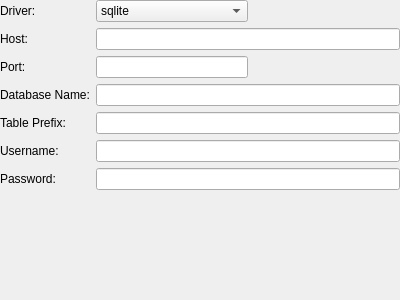
<?xml version="1.0" encoding="UTF-8"?>
<ui version="4.0">
 <class>databaseConfigWidget</class>
 <widget class="QWidget" name="databaseConfigWidget">
  <property name="geometry">
   <rect>
    <x>0</x>
    <y>0</y>
    <width>400</width>
    <height>300</height>
   </rect>
  </property>
  <property name="windowTitle">
   <string>Form</string>
  </property>
  <layout class="QVBoxLayout" name="verticalLayout">
   <property name="margin">
    <number>0</number>
   </property>
   <item>
    <layout class="QHBoxLayout" name="horizontalLayout_8">
     <item>
      <layout class="QVBoxLayout" name="verticalLayout_7">
       <item>
        <widget class="QLabel" name="label_10">
         <property name="text">
          <string>Driver:</string>
         </property>
        </widget>
       </item>
       <item>
        <widget class="QLabel" name="label_11">
         <property name="text">
          <string>Host:</string>
         </property>
        </widget>
       </item>
       <item>
        <widget class="QLabel" name="label_12">
         <property name="text">
          <string>Port:</string>
         </property>
        </widget>
       </item>
       <item>
        <widget class="QLabel" name="label_13">
         <property name="text">
          <string>Database Name:</string>
         </property>
        </widget>
       </item>
       <item>
        <widget class="QLabel" name="label_14">
         <property name="text">
          <string>Table Prefix:</string>
         </property>
        </widget>
       </item>
       <item>
        <widget class="QLabel" name="label_15">
         <property name="text">
          <string>Username:</string>
         </property>
        </widget>
       </item>
       <item>
        <widget class="QLabel" name="label_16">
         <property name="text">
          <string>Password:</string>
         </property>
        </widget>
       </item>
      </layout>
     </item>
     <item>
      <layout class="QVBoxLayout" name="verticalLayout_8">
       <item>
        <layout class="QHBoxLayout" name="horizontalLayout_9">
         <item>
          <widget class="QComboBox" name="dbDriver">
           <property name="sizePolicy">
            <sizepolicy hsizetype="MinimumExpanding" vsizetype="Fixed">
             <horstretch>0</horstretch>
             <verstretch>0</verstretch>
            </sizepolicy>
           </property>
           <item>
            <property name="text">
             <string>sqlite</string>
            </property>
           </item>
           <item>
            <property name="text">
             <string>mysql</string>
            </property>
           </item>
          </widget>
         </item>
         <item>
          <spacer name="horizontalSpacer">
           <property name="orientation">
            <enum>Qt::Horizontal</enum>
           </property>
           <property name="sizeHint" stdset="0">
            <size>
             <width>40</width>
             <height>20</height>
            </size>
           </property>
          </spacer>
         </item>
        </layout>
       </item>
       <item>
        <widget class="QLineEdit" name="dbHost"/>
       </item>
       <item>
        <layout class="QHBoxLayout" name="horizontalLayout_10">
         <item>
          <widget class="QLineEdit" name="dbPort"/>
         </item>
         <item>
          <spacer name="horizontalSpacer_2">
           <property name="orientation">
            <enum>Qt::Horizontal</enum>
           </property>
           <property name="sizeHint" stdset="0">
            <size>
             <width>40</width>
             <height>20</height>
            </size>
           </property>
          </spacer>
         </item>
        </layout>
       </item>
       <item>
        <widget class="QLineEdit" name="dbName"/>
       </item>
       <item>
        <widget class="QLineEdit" name="dbPrefix"/>
       </item>
       <item>
        <widget class="QLineEdit" name="dbUsername"/>
       </item>
       <item>
        <widget class="QLineEdit" name="dbPassword"/>
       </item>
      </layout>
     </item>
    </layout>
   </item>
   <item>
    <spacer name="verticalSpacer_3">
     <property name="orientation">
      <enum>Qt::Vertical</enum>
     </property>
     <property name="sizeHint" stdset="0">
      <size>
       <width>20</width>
       <height>58</height>
      </size>
     </property>
    </spacer>
   </item>
  </layout>
 </widget>
 <resources/>
 <connections/>
</ui>
